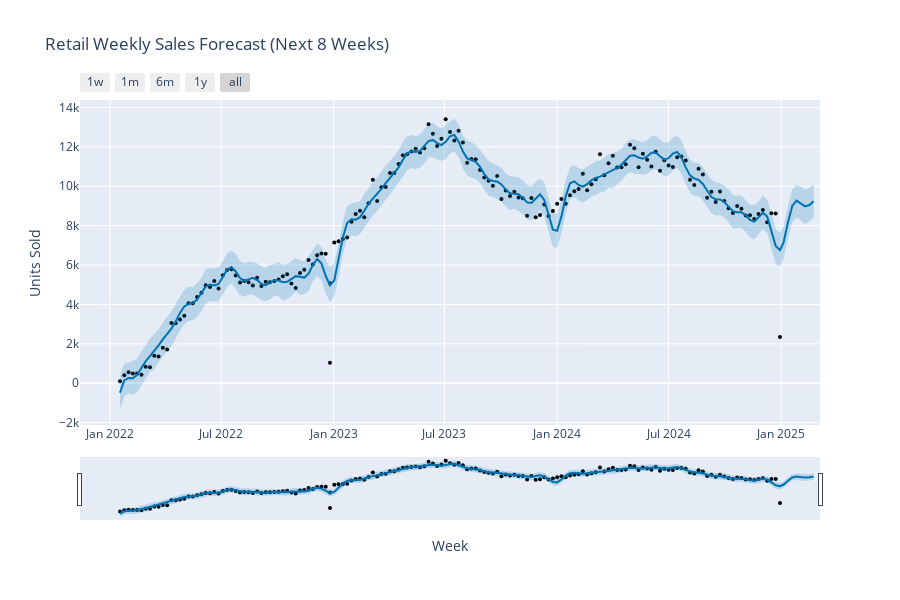

Notebook source saved alongside this figure:
### Code cell
from prophet.plot import plot_plotly

fig = plot_plotly(model, forecast)
fig.update_layout(
    title='Retail Weekly Sales Forecast (Next 8 Weeks)',
    xaxis_title='Week',
    yaxis_title='Units Sold'
)
fig.show()

### Figure 1 — Plotly figure (JSON) as saved in the notebook; plotly's stock layout.template omitted (floating-point values rounded to 4 significant figures; data arrays with more than 128 entries replaced by an {"elided": "..."} marker saying what was removed)
{"data": [{"marker": {"color": "black", "size": 4}, "mode": "markers", "name": "Actual", "type": "scatter", "x": {"elided": "156 str values"}, "y": {"elided": "156 int values"}}, {"hoverinfo": "skip", "line": {"width": 0}, "mode": "lines", "type": "scatter", "x": {"elided": "163 str values"}, "y": {"elided": "163 float values"}}, {"fill": "tonexty", "fillcolor": "rgba(0, 114, 178, 0.2)", "line": {"color": "#0072B2", "width": 2}, "mode": "lines", "name": "Predicted", "type": "scatter", "x": {"elided": "163 str values"}, "y": {"elided": "163 float values"}}, {"fill": "tonexty", "fillcolor": "rgba(0, 114, 178, 0.2)", "hoverinfo": "skip", "line": {"width": 0}, "mode": "lines", "type": "scatter", "x": {"elided": "163 str values"}, "y": {"elided": "163 float values"}}], "layout": {"height": 600, "showlegend": false, "title": {"text": "Retail Weekly Sales Forecast (Next 8 Weeks)"}, "width": 900, "xaxis": {"rangeselector": {"buttons": [{"count": 7, "label": "1w", "step": "day", "stepmode": "backward"}, {"count": 1, "label": "1m", "step": "month", "stepmode": "backward"}, {"count": 6, "label": "6m", "step": "month", "stepmode": "backward"}, {"count": 1, "label": "1y", "step": "year", "stepmode": "backward"}, {"step": "all"}]}, "rangeslider": {"visible": true}, "title": {"text": "Week"}, "type": "date"}, "yaxis": {"title": {"text": "Units Sold"}}}}
